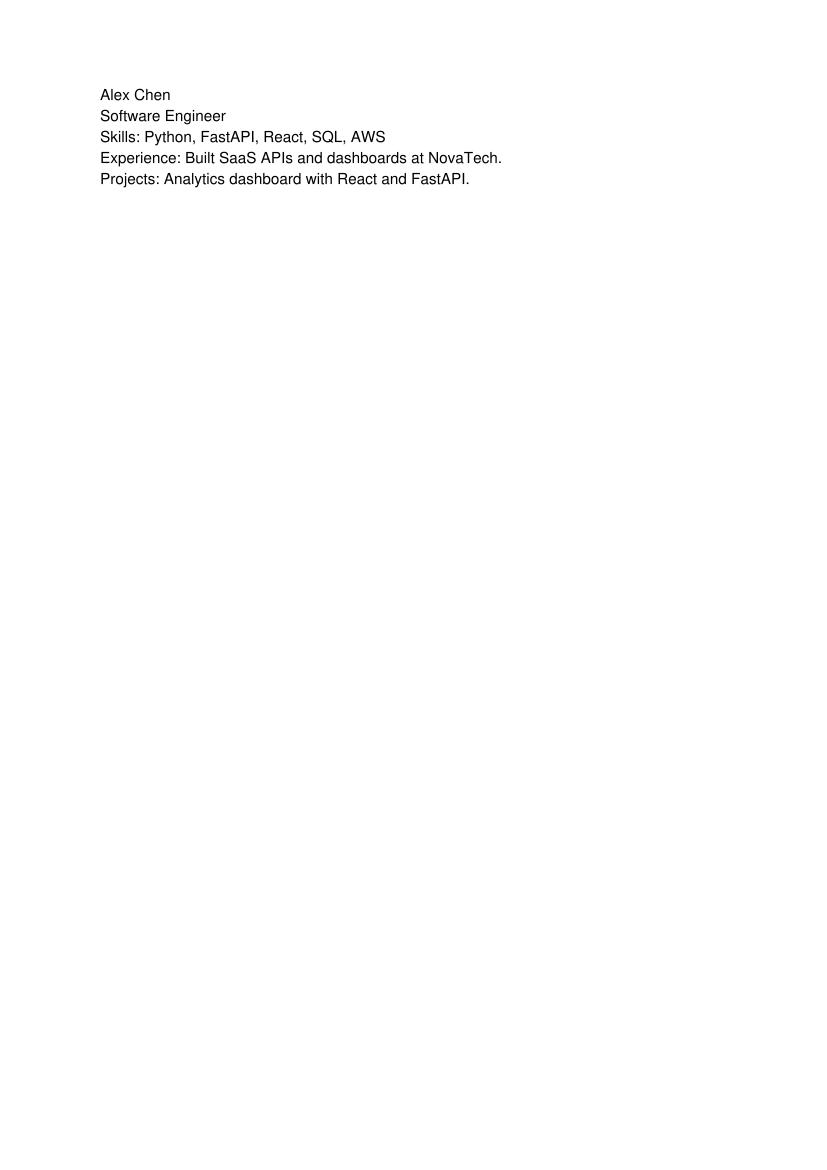

Source code (Python):
"""Smoke-test upload → /compare-jobs → best_match recommendation."""

from pathlib import Path
from urllib import request, error
import json

import fitz


def make_pdf(path: Path) -> None:
    doc = fitz.open()
    page = doc.new_page()
    page.insert_text(
        (72, 72),
        "Alex Chen\nSoftware Engineer\n"
        "Skills: Python, FastAPI, React, SQL, AWS\n"
        "Experience: Built SaaS APIs and dashboards at NovaTech.\n"
        "Projects: Analytics dashboard with React and FastAPI.",
    )
    doc.save(path)
    doc.close()


def upload(path: Path):
    data = path.read_bytes()
    boundary = "----BoundaryVerifyCompareJobs"
    body = (
        f"--{boundary}\r\n"
        f'Content-Disposition: form-data; name="file"; filename="{path.name}"\r\n'
        f"Content-Type: application/octet-stream\r\n\r\n"
    ).encode() + data + f"\r\n--{boundary}--\r\n".encode()
    req = request.Request(
        "http://127.0.0.1:8000/upload",
        data=body,
        headers={"Content-Type": f"multipart/form-data; boundary={boundary}"},
        method="POST",
    )
    with request.urlopen(req) as resp:
        return json.loads(resp.read().decode())


def post_json(url: str, payload: dict, timeout: int = 420):
    body = json.dumps(payload).encode()
    req = request.Request(
        url,
        data=body,
        headers={"Content-Type": "application/json"},
        method="POST",
    )
    try:
        with request.urlopen(req, timeout=timeout) as resp:
            return resp.status, json.loads(resp.read().decode())
    except error.HTTPError as exc:
        return exc.code, json.loads(exc.read().decode())


pdf_path = Path("_verify_compare_jobs.pdf")
make_pdf(pdf_path)
upload_result = upload(pdf_path)
filename = upload_result["filename"]
print("Upload OK:", filename)

payload = {
    "filename": filename,
    "jobs": [
        {
            "company": "Google",
            "job_description": (
                "Software Engineer. Strong systems design, C++, distributed systems. "
                "Experience with large-scale infrastructure preferred."
            ),
        },
        {
            "company": "Amazon",
            "job_description": (
                "Software Engineer. Python, FastAPI, React, SQL, AWS. "
                "Build SaaS APIs and customer-facing dashboards."
            ),
        },
    ],
}

status, data = post_json("http://127.0.0.1:8000/compare-jobs", payload)
print("Compare status:", status)
assert status == 200, data

results = data.get("results") or []
assert len(results) == 2, results
for item in results:
    assert "company" in item and "score" in item
    assert isinstance(item["score"], int)
    assert "strengths" in item and "missing_skills" in item
    assert "summary" in item
    assert "resume_match" in item
    assert "recommendation" in item
    print(f"  {item['company']}: score={item['score']} match={item['resume_match']}")

best = data.get("best_match")
reason = data.get("reason")
assert best in {item["company"] for item in results}
assert reason
top = max(results, key=lambda item: item["score"])
assert best == top["company"]
print("Best match:", best)
print("Reason:", reason[:160])
print("Compare-jobs verify OK")
